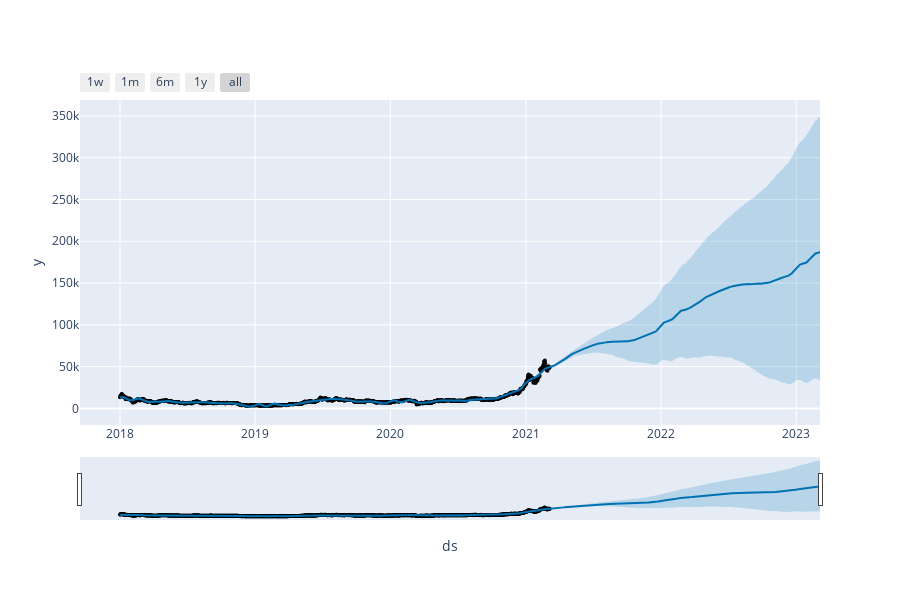

The notebook cell this image was saved under:
### Code cell
from prophet.plot import plot_plotly, plot_components_plotly
#!pip install ipywidgets
plot_plotly(m, forecast)

### Figure 1 — Plotly figure (JSON) as saved in the notebook; plotly's stock layout.template omitted (floating-point values rounded to 4 significant figures; data arrays with more than 128 entries replaced by an {"elided": "..."} marker saying what was removed)
{"data": [{"marker": {"color": "black", "size": 4}, "mode": "markers", "name": "Actual", "type": "scatter", "x": {"elided": "1161 str values"}, "y": {"elided": "1161 float values"}}, {"hoverinfo": "skip", "line": {"width": 0}, "mode": "lines", "type": "scatter", "x": {"elided": "1891 str values"}, "y": {"elided": "1891 float values"}}, {"fill": "tonexty", "fillcolor": "rgba(0, 114, 178, 0.2)", "line": {"color": "#0072B2", "width": 2}, "mode": "lines", "name": "Predicted", "type": "scatter", "x": {"elided": "1891 str values"}, "y": {"elided": "1891 float values"}}, {"fill": "tonexty", "fillcolor": "rgba(0, 114, 178, 0.2)", "hoverinfo": "skip", "line": {"width": 0}, "mode": "lines", "type": "scatter", "x": {"elided": "1891 str values"}, "y": {"elided": "1891 float values"}}], "layout": {"height": 600, "showlegend": false, "width": 900, "xaxis": {"rangeselector": {"buttons": [{"count": 7, "label": "1w", "step": "day", "stepmode": "backward"}, {"count": 1, "label": "1m", "step": "month", "stepmode": "backward"}, {"count": 6, "label": "6m", "step": "month", "stepmode": "backward"}, {"count": 1, "label": "1y", "step": "year", "stepmode": "backward"}, {"step": "all"}]}, "rangeslider": {"visible": true}, "title": {"text": "ds"}, "type": "date"}, "yaxis": {"title": {"text": "y"}}}}
